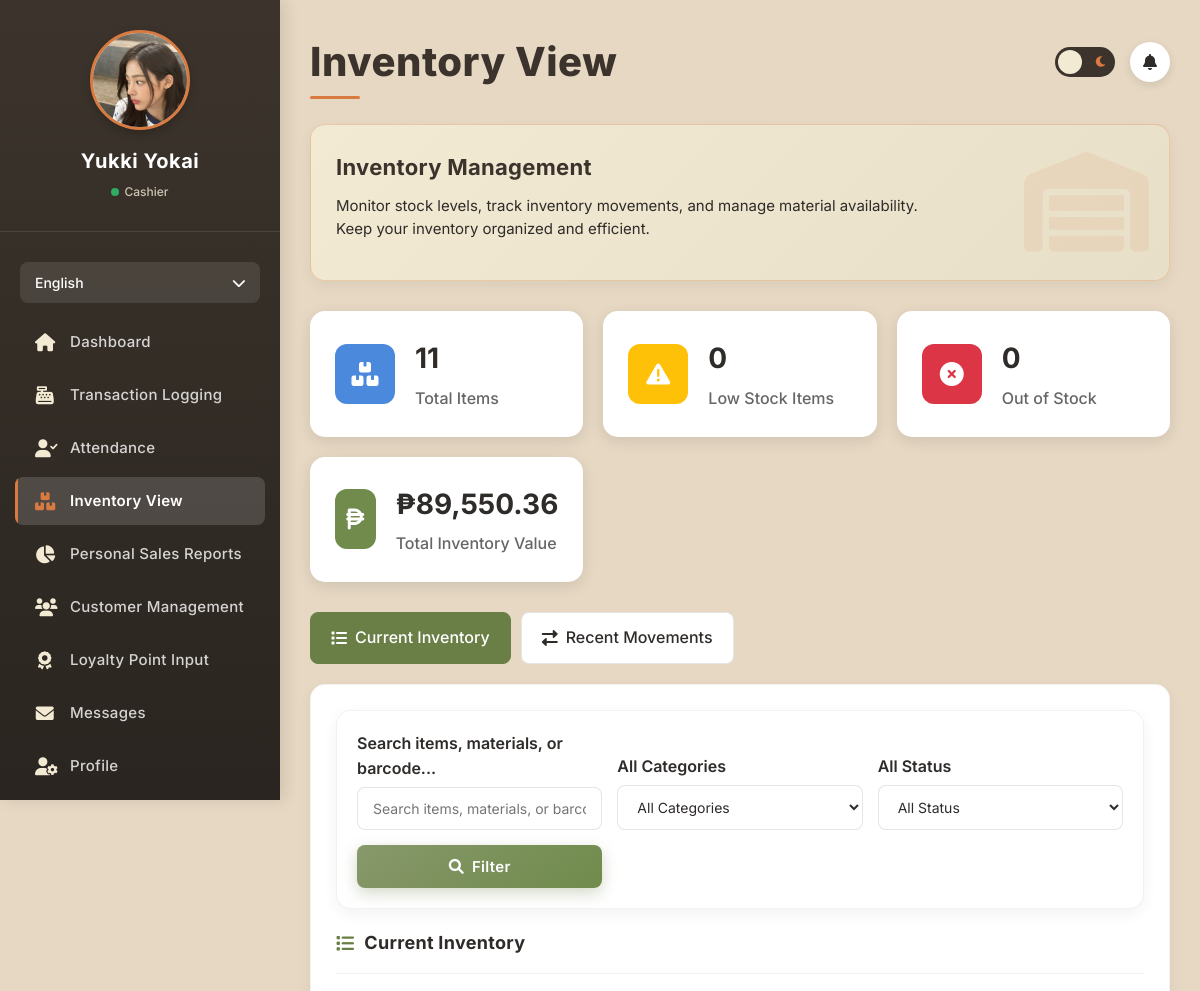
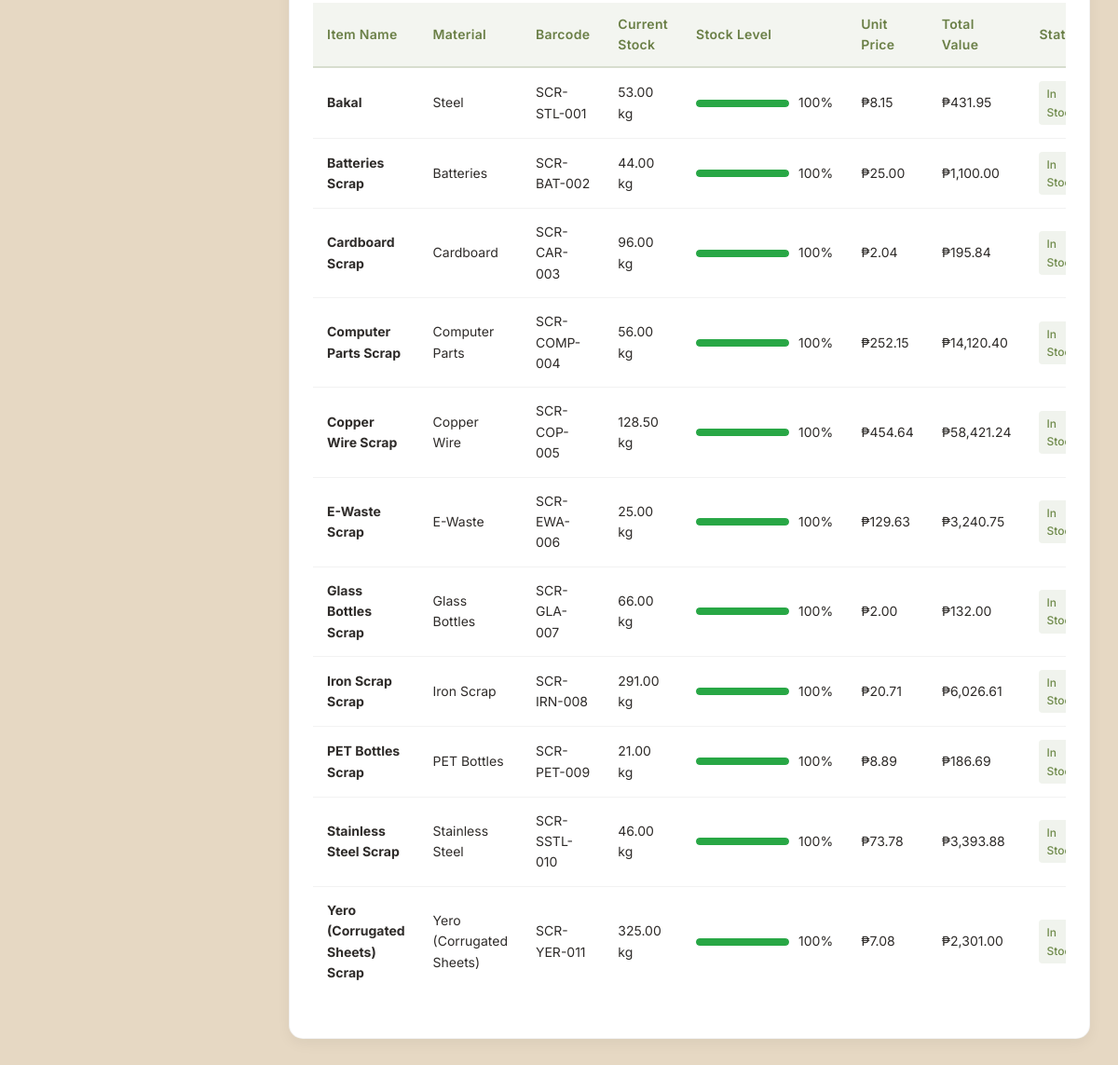
The app's page /Employee/inventory_view.php (signed in) with its own data (2 pictures, top to bottom).
### tables this page shows
CREATE TABLE `employees` (
  `id` int(11) NOT NULL AUTO_INCREMENT,
  `first_name` varchar(100) NOT NULL,
  `last_name` varchar(100) NOT NULL,
  `username` varchar(50) NOT NULL,
  `password_hash` varchar(255) NOT NULL,
  `is_verified` tinyint(1) NOT NULL DEFAULT 0,
  `role_id` int(11) NOT NULL,
  `contact_number` varchar(20) DEFAULT NULL,
  `email` varchar(100) DEFAULT NULL,
  `profile_photo` varchar(255) DEFAULT NULL,
  `resume` varchar(255) DEFAULT NULL,
  `is_active` tinyint(1) DEFAULT 1,
  `created_at` timestamp NOT NULL DEFAULT current_timestamp(),
  `updated_at` timestamp NOT NULL DEFAULT current_timestamp() ON UPDATE current_timestamp(),
  `address` text DEFAULT NULL,
  `two_factor_auth` tinyint(1) DEFAULT 0,
  `two_factor_secret` varchar(32) DEFAULT NULL,
  `backup_codes` text DEFAULT NULL,
  `last_login` datetime DEFAULT NULL,
  `reset_token` varchar(64) DEFAULT NULL,
  `reset_token_expires` datetime DEFAULT NULL,
  PRIMARY KEY (`id`),
  UNIQUE KEY `username` (`username`),
  KEY `fk_employee_role` (`role_id`),
  CONSTRAINT `fk_employee_role` FOREIGN KEY (`role_id`) REFERENCES `employee_roles` (`id`)
);

CREATE TABLE `employee_roles` (
  `id` int(11) NOT NULL AUTO_INCREMENT,
  `role_name` varchar(50) NOT NULL,
  `description` text DEFAULT NULL,
  `is_active` tinyint(1) DEFAULT 1,
  PRIMARY KEY (`id`)
);

CREATE TABLE `inventory_items` (
  `id` int(11) NOT NULL AUTO_INCREMENT,
  `material_id` int(11) NOT NULL,
  `category_id` int(11) NOT NULL,
  `condition_id` int(11) DEFAULT NULL,
  `item_name` varchar(100) NOT NULL,
  `barcode` varchar(50) DEFAULT NULL,
  `description` text DEFAULT NULL,
  `initial_stock` decimal(10,2) DEFAULT 0.00,
  `unit` varchar(20) DEFAULT 'kg',
  `image_url` varchar(255) DEFAULT NULL,
  `location` varchar(100) DEFAULT NULL,
  `notes` text DEFAULT NULL,
  `is_active` tinyint(1) DEFAULT 1,
  `user_id` int(11) DEFAULT NULL,
  `supplier_id` int(11) DEFAULT NULL,
  `created_at` timestamp NOT NULL DEFAULT current_timestamp(),
  `updated_at` timestamp NOT NULL DEFAULT current_timestamp() ON UPDATE current_timestamp(),
  `last_restock_date` date DEFAULT NULL,
  `current_stock` decimal(10,2) DEFAULT 0.00,
  `min_stock_level` decimal(10,2) DEFAULT 10.00,
  `low_stock_threshold` decimal(10,2) DEFAULT 10.00,
  PRIMARY KEY (`id`),
  UNIQUE KEY `barcode_unique` (`barcode`),
  KEY `fk_inventory_material` (`material_id`),
  KEY `fk_inventory_category` (`category_id`),
  KEY `fk_item_condition` (`condition_id`),
  KEY `fk_inventory_user` (`user_id`),
  KEY `fk_item_supplier` (`supplier_id`),
  CONSTRAINT `fk_inventory_category` FOREIGN KEY (`category_id`) REFERENCES `item_categories` (`id`) ON DELETE CASCADE,
  CONSTRAINT `fk_inventory_material` FOREIGN KEY (`material_id`) REFERENCES `materials` (`id`) ON DELETE CASCADE,
  CONSTRAINT `fk_inventory_user` FOREIGN KEY (`user_id`) REFERENCES `users` (`id`),
  CONSTRAINT `fk_item_condition` FOREIGN KEY (`condition_id`) REFERENCES `item_conditions` (`id`),
  CONSTRAINT `fk_item_supplier` FOREIGN KEY (`supplier_id`) REFERENCES `inventory_suppliers` (`id`)
);

CREATE TABLE `materials` (
  `id` int(11) NOT NULL AUTO_INCREMENT,
  `material_option` enum('Copper Wire','PET Bottles','Aluminum Cans','Cardboard','Steel','Glass Bottles','Computer Parts','Iron Scrap','Stainless Steel','E-Waste','Yero (Corrugated Sheets)','Batteries') DEFAULT NULL,
  `unit_price` decimal(10,2) NOT NULL,
  `trend_change` decimal(10,2) DEFAULT 0.00,
  `trend_direction` enum('up','down','equal') DEFAULT 'equal',
  `category_id` int(11) DEFAULT NULL,
  `status` enum('active','inactive') DEFAULT 'active',
  `is_featured` tinyint(1) DEFAULT 0,
  `is_recyclable` tinyint(1) DEFAULT 1,
  `weight_unit` enum('kg','g','lbs') DEFAULT 'kg',
  `created_at` timestamp NOT NULL DEFAULT current_timestamp(),
  `updated_at` timestamp NOT NULL DEFAULT current_timestamp() ON UPDATE current_timestamp(),
  PRIMARY KEY (`id`),
  UNIQUE KEY `name` (`material_option`),
  UNIQUE KEY `material_option` (`material_option`),
  UNIQUE KEY `material_option_2` (`material_option`),
  UNIQUE KEY `material_option_3` (`material_option`),
  UNIQUE KEY `material_option_4` (`material_option`),
  KEY `fk_materials_category` (`category_id`),
  CONSTRAINT `fk_materials_category` FOREIGN KEY (`category_id`) REFERENCES `item_categories` (`id`) ON DELETE SET NULL
);

### Employee/inventory_view.php (the view, shortened to what the rows shown need)
<?php
require_once 'db_connection.php';
$language = 'en';
$t = $translations[$language];
$employee_id = $_SESSION['employee_id'];
$query = "SELECT e.*, r.role_name
          FROM employees e
          JOIN employee_roles r ON e.role_id = r.id
          WHERE e.id = ?";
$stmt = $conn->prepare($query);
$stmt->bind_param("i", $employee_id);
$stmt->execute();
$result = $stmt->get_result();
$employee = $result->fetch_assoc();
$employee_name = $employee['first_name'] . ' ' . $employee['last_name'];
$employee_role = $employee['role_name'];
$query = "SELECT i.*, m.material_option, m.unit_price, m.category_id,
          CASE
            WHEN i.current_stock <= i.low_stock_threshold THEN 'Low Stock'
            WHEN i.current_stock = 0 THEN 'Out of Stock'
            ELSE 'In Stock'
          END as stock_status,
          CASE
            WHEN i.current_stock <= i.low_stock_threshold THEN 'danger'
            WHEN i.current_stock <= (i.low_stock_threshold * 1.5) THEN 'warning'
            ELSE 'success'
          END as status_class
         FROM inventory_items i
         JOIN materials m ON i.material_id = m.id
         WHERE i.is_active = 1";
$query .= " ORDER BY i.item_name ASC";
$stmt = $conn->prepare($query);
$stmt->execute();
$result = $stmt->get_result();
$inventory_items = [];
while ($row = $result->fetch_assoc()) {
    $inventory_items[] = $row;
}
$active_tab = isset($_GET['tab']) && $_GET['tab'] === 'recent_movements' ? 'recent_movements' : 'current_inventory';
?>
<!DOCTYPE html>
<html lang="en">
<head>
    <link rel="stylesheet" href="https://cdnjs.cloudflare.com/ajax/libs/font-awesome/6.0.0-beta3/css/all.min.css">
</head>
<body>
    <div class="sidebar" id="sidebar">
        <div class="sidebar-header">
            <div class="user-avatar">
                <?php if (!empty($employee['profile_photo']) && file_exists($employee['profile_photo'])): ?>
                    <img src="<?php echo htmlspecialchars($employee['profile_photo']); ?>" alt="Profile">
                <?php else: ?>
                    <?php echo strtoupper(substr($employee['first_name'], 0, 1) . substr($employee['last_name'], 0, 1)); ?>
                <?php endif; ?>
            </div>
            <div class="user-name"><?php echo htmlspecialchars($employee_name); ?></div>
            <div class="user-status">
                <span class="status-indicator"></span>
                <span><?php echo htmlspecialchars($employee_role); ?></span>
            </div>
        </div>
    </div>
    <div class="main-content">
        <div class="header">
            <h1 class="page-title"><?php echo $t['inventory_view']; ?></h1>
        </div>
        <div class="welcome-banner">
            <div class="welcome-content">
                <h2><?php echo $t['inventory_management']; ?></h2>
            </div>
        </div>
        <div id="current-inventory" class="dashboard-card" style="<?php echo $active_tab === 'current_inventory' ? 'display: block;' : 'display: none;'; ?>">
            <div class="card-header">
                <h2 class="card-title"><i class="fas fa-list"></i> <?php echo $t['current_inventory']; ?></h2>
            </div>
            <?php if (!empty($inventory_items)): ?>
                <div class="table-responsive">
                    <table>
                        <thead>
                            <tr>
                                <th><?php echo $t['item_name']; ?></th>
                                <th><?php echo $t['material']; ?></th>
                                <th><?php echo $t['barcode']; ?></th>
                                <th><?php echo $t['current_stock']; ?></th>
                                <th><?php echo $t['stock_level']; ?></th>
                                <th><?php echo $t['unit_price']; ?></th>
                                <th><?php echo $t['total_value']; ?></th>
                                <th><?php echo $t['status']; ?></th>
                            </tr>
                        </thead>
                        <tbody>
                            <?php foreach ($inventory_items as $item): ?>
                                <tr>
                                    <td><strong><?php echo htmlspecialchars($item['item_name']); ?></strong></td>
                                    <td><?php echo htmlspecialchars($item['material_option']); ?></td>
                                    <td><?php echo htmlspecialchars($item['barcode'] ?? 'N/A'); ?></td>
                                    <td><?php echo number_format($item['current_stock'], 2); ?> <?php echo htmlspecialchars($item['unit']); ?></td>
                                    <td>
                                        <div class="stock-level">
                                            <div class="stock-bar">
                                                <?php
                                                $percentage = $item['min_stock_level'] > 0 ? min(100, ($item['current_stock'] / $item['min_stock_level']) * 100) : 0;
                                                $fillClass = $item['status_class'];
                                                ?>
                                                <div class="stock-fill <?php echo $fillClass; ?>" style="width: <?php echo $percentage; ?>%"></div>
                                            </div>
                                            <span><?php echo number_format($percentage, 0); ?>%</span>
                                        </div>
                                    </td>
                                    <td>₱<?php echo number_format($item['unit_price'], 2); ?></td>
                                    <td>₱<?php echo number_format($item['current_stock'] * $item['unit_price'], 2); ?></td>
                                    <td>
                                        <span class="badge badge-<?php echo $item['status_class']; ?>">
                                            <?php echo htmlspecialchars($item['stock_status']); ?>
                                        </span>
                                    </td>
                                </tr>
                            <?php endforeach; ?>
                        </tbody>
                    </table>
                </div>
            <?php endif; ?>
        </div>
    </div>
</body>
</html>

### records on screen
employees: profile_photo (picture), employee_name "Yukki Yokai", role.role_name "Cashier"
inventory_items: item_name "Bakal", material.material_option "Steel", barcode "SCR-STL-001", current_stock "53.00", unit "kg", percentage "100", material.unit_price "8.15", $item['current_stock']*$item['unit_price'] "431.95", stock_status "In…"
inventory_items: item_name "Batteries Scrap", material.material_option "Batteries", barcode "SCR-BAT-002", current_stock "44.00", unit "kg", percentage "100", material.unit_price "25.00", $item['current_stock']*$item['unit_price'] "1,100.00", stock_status "In…"
inventory_items: item_name "Cardboard Scrap", material.material_option "Cardboard", barcode "SCR-CAR-003", current_stock "96.00", unit "kg", percentage "100", material.unit_price "2.04", $item['current_stock']*$item['unit_price'] "195.84", stock_status "In…"
inventory_items: item_name "Computer Parts Scrap", material.material_option "Computer Parts", barcode "SCR-COMP-004", current_stock "56.00", unit "kg", percentage "100", material.unit_price "252.15", $item['current_stock']*$item['unit_price'] "14,120.40", stock_status "In…"
inventory_items: item_name "Copper Wire Scrap", material.material_option "Copper Wire", barcode "SCR-COP-005", current_stock "128.50", unit "kg", percentage "100", material.unit_price "454.64", $item['current_stock']*$item['unit_price'] "58,421.24", stock_status "In…"
inventory_items: item_name "E-Waste Scrap", material.material_option "E-Waste", barcode "SCR-EWA-006", current_stock "25.00", unit "kg", percentage "100", material.unit_price "129.63", $item['current_stock']*$item['unit_price'] "3,240.75", stock_status "In…"
inventory_items: item_name "Glass Bottles Scrap", material.material_option "Glass Bottles", barcode "SCR-GLA-007", current_stock "66.00", unit "kg", percentage "100", material.unit_price "2.00", $item['current_stock']*$item['unit_price'] "132.00", stock_status "In…"
inventory_items: item_name "Iron Scrap Scrap", material.material_option "Iron Scrap", barcode "SCR-IRN-008", current_stock "291.00", unit "kg", percentage "100", material.unit_price "20.71", $item['current_stock']*$item['unit_price'] "6,026.61", stock_status "In…"
inventory_items: item_name "PET Bottles Scrap", material.material_option "PET Bottles", barcode "SCR-PET-009", current_stock "21.00", unit "kg", percentage "100", material.unit_price "8.89", $item['current_stock']*$item['unit_price'] "186.69", stock_status "In…"
inventory_items: item_name "Stainless Steel Scrap", material.material_option "Stainless Steel", barcode "SCR-SSTL-010", current_stock "46.00", unit "kg", percentage "100", material.unit_price "73.78", $item['current_stock']*$item['unit_price'] "3,393.88", stock_status "In…"
inventory_items: item_name "Yero (Corrugated Sheets) Scrap", material.material_option "Yero (Corrugated Sheets)", barcode "SCR-YER-011", current_stock "325.00", unit "kg", percentage "100", material.unit_price "7.08", $item['current_stock']*$item['unit_price'] "2,301.00", stock_status "In…"

### other values on screen
$t['dashboard'] "Dashboard"
$t['transaction_logging'] "Transaction Logging"
$t['attendance'] "Attendance"
$t['inventory_view'] "Inventory View"
$t['sales_reports'] "Personal Sales Reports"
$t['customer_management'] "Customer Management"
$t['loyalty_points'] "Loyalty Point Input"
$t['messages'] "Messages"
$t['profile'] "Profile"
$t['inventory_management'] "Inventory Management"
$t['monitor_stock'] "Monitor stock levels, track inventory movements, and manage material availability. Keep your inventory organized and efficient."
$stats['total_items'] "11"
$t['total_items'] "Total Items"
$stats['low_stock_items'] "0"
$t['low_stock_items'] "Low Stock Items"
